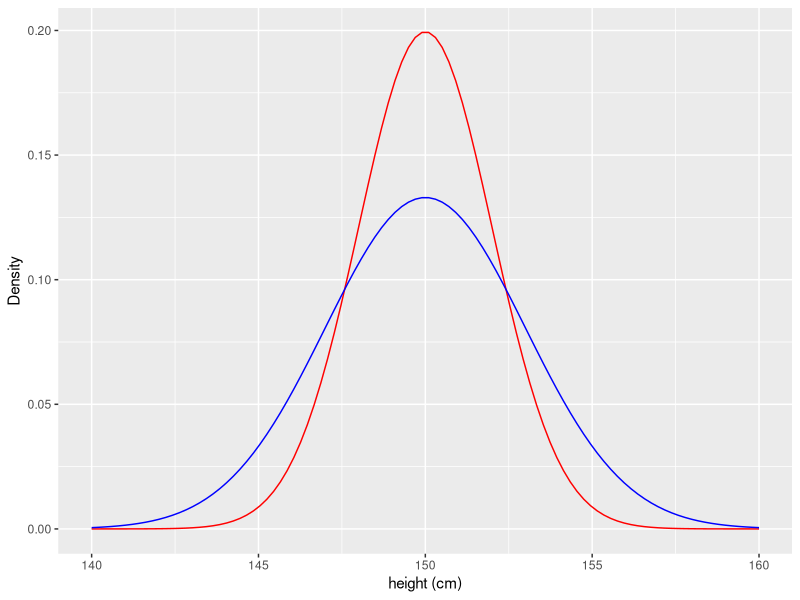
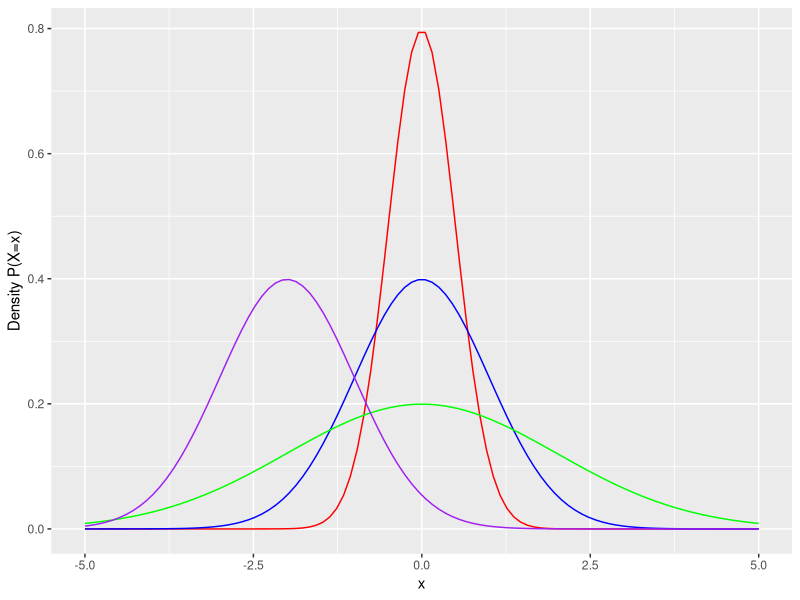
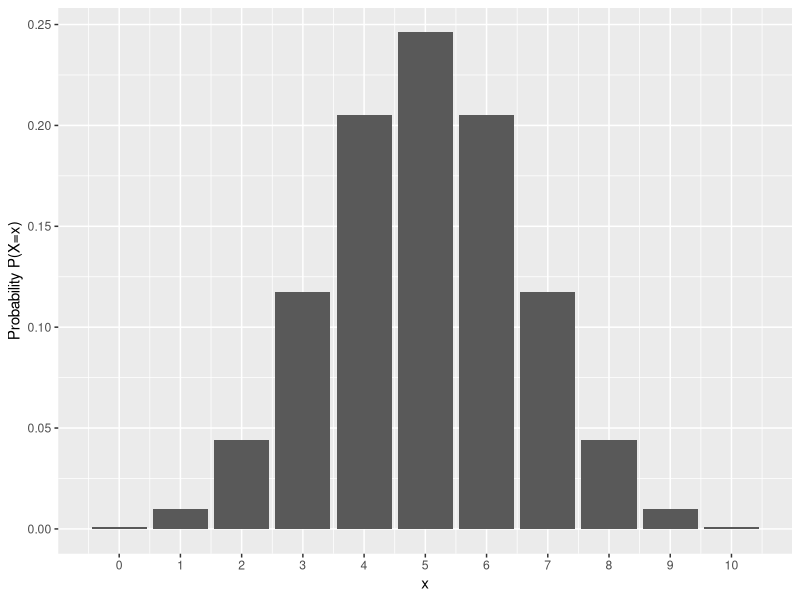

These charts were generated, in order, by the following R code: (Note: this script raises an error after producing the figures.)
## ---- chunk 1
set.seed(94357843) # for reproducibility
library(tidyverse)
## ---- chunk 2
suppressPackageStartupMessages(library(testthat))
suppressPackageStartupMessages(library(scales))
## ---- chunk 3
# simulate height values
all_possible_heights <- seq(from = 140, to = 160, length = 100)
probability_values_less_spread <- dnorm(all_possible_heights, mean = 150, sd = 2)
probability_values_more_spread <- dnorm(all_possible_heights, mean = 150, sd = 3)

# put these values in a tibble.
dat <- tibble(height = all_possible_heights, 
       probability_less_spread = probability_values_less_spread,
       probability_more_spread = probability_values_more_spread) 

# plot
ggplot(dat) +
  geom_line(aes(x = height, y = probability_less_spread), color = "red") +
  geom_line(aes(x = height, y = probability_more_spread), color = "blue") +
  xlab("height (cm)") +
  ylab("Density")

## ---- chunk 4
# simulate values
xValues <- seq(from = -5, to = 5, length = 100)
plotA <- dnorm(xValues, mean = 0, sd = 0.5) #
plotB <-  dnorm(xValues, mean = 0, sd = 1)
plotC <-  dnorm(xValues, mean = 0, sd = 2)
plotD <-  dnorm(xValues, mean = -2, sd = 1)

# place in a tibble
normalDistributionsTibble <- tibble(x_value = xValues, 
                                    red_value = plotA,
                                    blue_value = plotB,
                                    green_value = plotC,
                                    purple_value = plotD)

# plot
ggplot(normalDistributionsTibble) +
  geom_line(aes(x = xValues, y = red_value), color = "red") +
  geom_line(aes(x = xValues, y = blue_value), color = "blue") +
  geom_line(aes(x = xValues, y = green_value), color = "green") +
  geom_line(aes(x = xValues, y = purple_value), color = "purple") +
  xlab("x") +
  ylab("Density P(X=x)")

## ---- chunk 5
n <- 10
p <- 0.5

# probability of getting 6 heads in 10 tosses
dbinom(6, size = n, prob = p)
## ---- chunk 6
# create a grid of values 0 to 10 and calculate binomial PMF
x <- seq(0,n)
prob <- dbinom(x, size = n, prob = p)

# place in a tibble
densTable <- tibble(x = x, 
                    prob = prob)

# plot
ggplot(densTable) +
  geom_col(aes(x = x, y = prob)) +
  xlab("x") +
  ylab("Probability P(X=x)") +
  scale_x_continuous(breaks = scales::pretty_breaks(11))
## ---- chunk 7
# your code here 
prob <- "FILL_THIS_IN"
## ---- chunk 8
test_that("Probability Calculation with PM:", {
          local_edition(2)
          expect_known_hash(round(prob,10), "e674f477275ebe3bc0f0ee9228194518")
})
## ---- chunk 9
# simulate values
xValues <- seq(from = -5, to = 5, length = 100)
plotA <- pnorm(xValues, mean = 0, sd = 0.5)
plotB <-  pnorm(xValues, mean = 0, sd = 1)
plotC <-  pnorm(xValues, mean = 0, sd = 2)
plotD <-  pnorm(xValues, mean = -2, sd = 1)

# place in a tibble
normalDistributionsTibble <- tibble(x_value = xValues, 
                                    red_value = plotA,
                                    blue_value = plotB,
                                    green_value = plotC,
                                    purple_value = plotD)

# plot 
ggplot(normalDistributionsTibble) + 
  geom_line(aes(x = xValues, y = red_value), color = "red") +
  geom_line(aes(x = xValues, y = blue_value), color = "blue") +
  geom_line(aes(x = xValues, y = green_value), color = "green") +
  geom_line(aes(x = xValues, y = purple_value), color = "purple") +
  xlab("x") +
  ylab("f(x)")


## ---- chunk 10
pnorm(-1)
## ---- chunk 11
# your code here 
prob <- "FILL_THIS_IN"
## ---- chunk 12
test_that("Probability Calculation with CDF", {
          local_edition(2)
          expect_known_hash(round(prob,10), "21f25e4c0c29f25e1cbd1a4da5a4f629")
})
## ---- chunk 13
# distribution parameters
meanValue <- 0
standardDeviation <- 1
numVals <- 100

# create grid of (true) cumulative distribution values
xValues <- seq(from = -5, to = 5, length = numVals)
trueDistribution <- dnorm(xValues, mean = meanValue, sd = standardDeviation)

# sumulate random values from the normal distribution
set.seed(1)
randomVals <- rnorm(numVals, mean = meanValue, sd = standardDeviation)

# place in tibble
datTrue <- tibble(x_value = xValues, true_value = trueDistribution, randomVals = randomVals)

# plot
ggplot(datTrue) +
    geom_line(aes(x = x_value, y = true_value), color = "blue") +
    geom_line(aes(x = randomVals), color = "red", stat = "density") +
    geom_point(aes(x = randomVals, y = 0), color = "black", shape = 1, size = 3) +
    ylab("Density") +
    xlab("x")

## ---- chunk 14

degreeFreedom <- 1

xValues <- seq(from = 0, to = 20, length = 1000)
densityValues <- dchisq(xValues, df = degreeFreedom)

dataFrame <- tibble(x = xValues, 
                    density = densityValues)

ggplot(dataFrame) +
  geom_line(aes(x = x, y = density), color = "blue")

## ---- chunk 15
set.seed(1)

sampleSize <- 100
numSamples <- 1000

degreeFreedom <- 1

randomChiSqValues <- rchisq(n = numSamples * sampleSize, df = degreeFreedom)
## ---- chunk 16
randChiSq <- tibble(x = randomChiSqValues) 

ggplot(randChiSq) + 
  geom_density(aes(x = x), color = "blue")

## ---- chunk 17

# organize the random values into 1000 sample rows of size n = 100 columns
samples <- matrix(randomChiSqValues, nrow = numSamples, ncol = sampleSize)

sampleMeans <- rowMeans(samples) # work out the sample means 

head(sampleMeans)

## ---- chunk 18
dat <- tibble(x = sampleMeans)  

ggplot(dat) + 
  geom_line(aes(x = x), stat = "density", color = "blue") +
  geom_point(aes(x = x, y = 0), color = "blue", shape = 1, size = 3)

## ---- chunk 19
# YOUR CODE HERE
